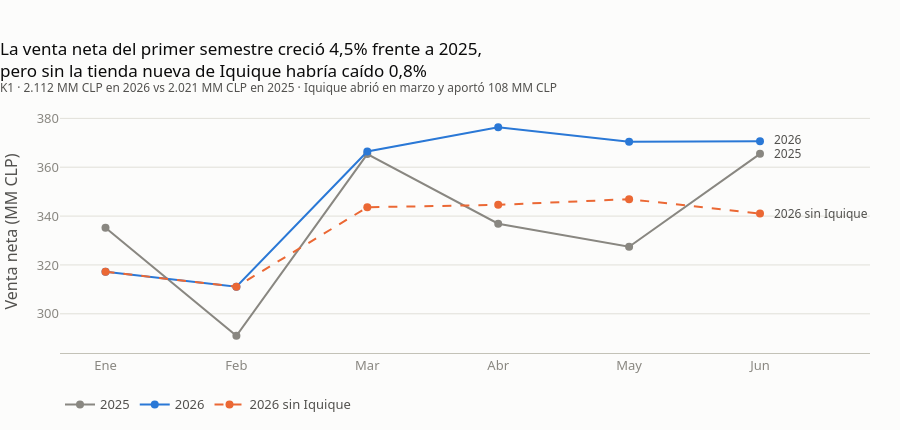

Here is the notebook cell this chart was saved with:
### Markdown cell above
## 2. Gráfico 1 · Situación (K1)

**Mensaje:** la venta crece, pero el crecimiento no es "orgánico": viene de la tienda nueva de Iquique,
que abrió en marzo de 2026. Por eso mostramos una tercera línea, **2026 sin Iquique** (naranjo, punteada),
contra la referencia de 2025 (gris).

### Code cell
fig1 = st.fig_venta_semestre(ventas)
fig1.show()

### Figure 1 — Plotly figure (JSON) as saved in the notebook; plotly's stock layout.template omitted (floating-point values rounded to 4 significant figures)
{"data": [{"hovertemplate": "%{x}: %{y:,.1f} MM CLP<extra>%{fullData.name}</extra>", "legendgroup": "2025", "line": {"color": "#898781", "dash": "solid", "width": 2}, "marker": {"size": 8, "symbol": "circle"}, "mode": "lines+markers", "name": "2025", "orientation": "v", "showlegend": true, "type": "scatter", "x": ["Ene", "Feb", "Mar", "Abr", "May", "Jun"], "xaxis": "x", "y": [335.2, 291.0, 365.4, 336.9, 327.4, 365.5], "yaxis": "y"}, {"hovertemplate": "%{x}: %{y:,.1f} MM CLP<extra>%{fullData.name}</extra>", "legendgroup": "2026", "line": {"color": "#2a78d6", "dash": "solid", "width": 2}, "marker": {"size": 8, "symbol": "circle"}, "mode": "lines+markers", "name": "2026", "orientation": "v", "showlegend": true, "type": "scatter", "x": ["Ene", "Feb", "Mar", "Abr", "May", "Jun"], "xaxis": "x", "y": [317.2, 311.1, 366.5, 376.4, 370.4, 370.7], "yaxis": "y"}, {"hovertemplate": "%{x}: %{y:,.1f} MM CLP<extra>%{fullData.name}</extra>", "legendgroup": "2026 sin Iquique", "line": {"color": "#eb6834", "dash": "dash", "width": 2}, "marker": {"size": 8, "symbol": "circle"}, "mode": "lines+markers", "name": "2026 sin Iquique", "orientation": "v", "showlegend": true, "type": "scatter", "x": ["Ene", "Feb", "Mar", "Abr", "May", "Jun"], "xaxis": "x", "y": [317.2, 311.1, 343.6, 344.6, 346.9, 341.0], "yaxis": "y"}], "layout": {"annotations": [{"font": {"color": "#52514e", "size": 12}, "showarrow": false, "text": "2026 sin Iquique", "x": "Jun", "xanchor": "left", "xshift": 12, "y": 341.0}, {"font": {"color": "#52514e", "size": 12}, "showarrow": false, "text": "2025", "x": "Jun", "xanchor": "left", "xshift": 12, "y": 365.5}, {"font": {"color": "#52514e", "size": 12}, "showarrow": false, "text": "2026", "x": "Jun", "xanchor": "left", "xshift": 12, "y": 371.5}], "font": {"color": "#52514e", "family": "system-ui, -apple-system, 'Segoe UI', sans-serif", "size": 13}, "height": 430, "hoverlabel": {"font": {"family": "system-ui, -apple-system, 'Segoe UI', sans-serif"}}, "legend": {"orientation": "h", "title": {"text": ""}, "tracegroupgap": 0, "x": 0, "y": -0.15}, "margin": {"b": 40, "l": 10, "r": 30, "t": 110}, "meta": {"subtitulo": "K1 · 2.112 MM CLP en 2026 vs 2.021 MM CLP en 2025 · Iquique abrió en marzo y aportó 108 MM CLP", "titulo": "La venta neta del primer semestre creció 4,5% frente a 2025,<br>pero sin la tienda nueva de Iquique habría caído 0,8%"}, "paper_bgcolor": "#fcfcfb", "plot_bgcolor": "#fcfcfb", "separators": ",.", "title": {"font": {"color": "#0b0b0b", "size": 17}, "text": "La venta neta del primer semestre creció 4,5% frente a 2025,<br>pero sin la tienda nueva de Iquique habría caído 0,8%<br><sup style='color:#52514e'>K1 · 2.112 MM CLP en 2026 vs 2.021 MM CLP en 2025 · Iquique abrió en marzo y aportó 108 MM CLP</sup>", "x": 0, "xanchor": "left"}, "xaxis": {"anchor": "y", "automargin": true, "domain": [0.0, 1.0], "linecolor": "#c3c2b7", "showgrid": false, "tickfont": {"color": "#898781"}, "title": {"text": ""}}, "yaxis": {"anchor": "x", "automargin": true, "domain": [0.0, 1.0], "gridcolor": "#e1e0d9", "tickfont": {"color": "#898781"}, "title": {"text": "Venta neta (MM CLP)"}, "zeroline": false}}}
